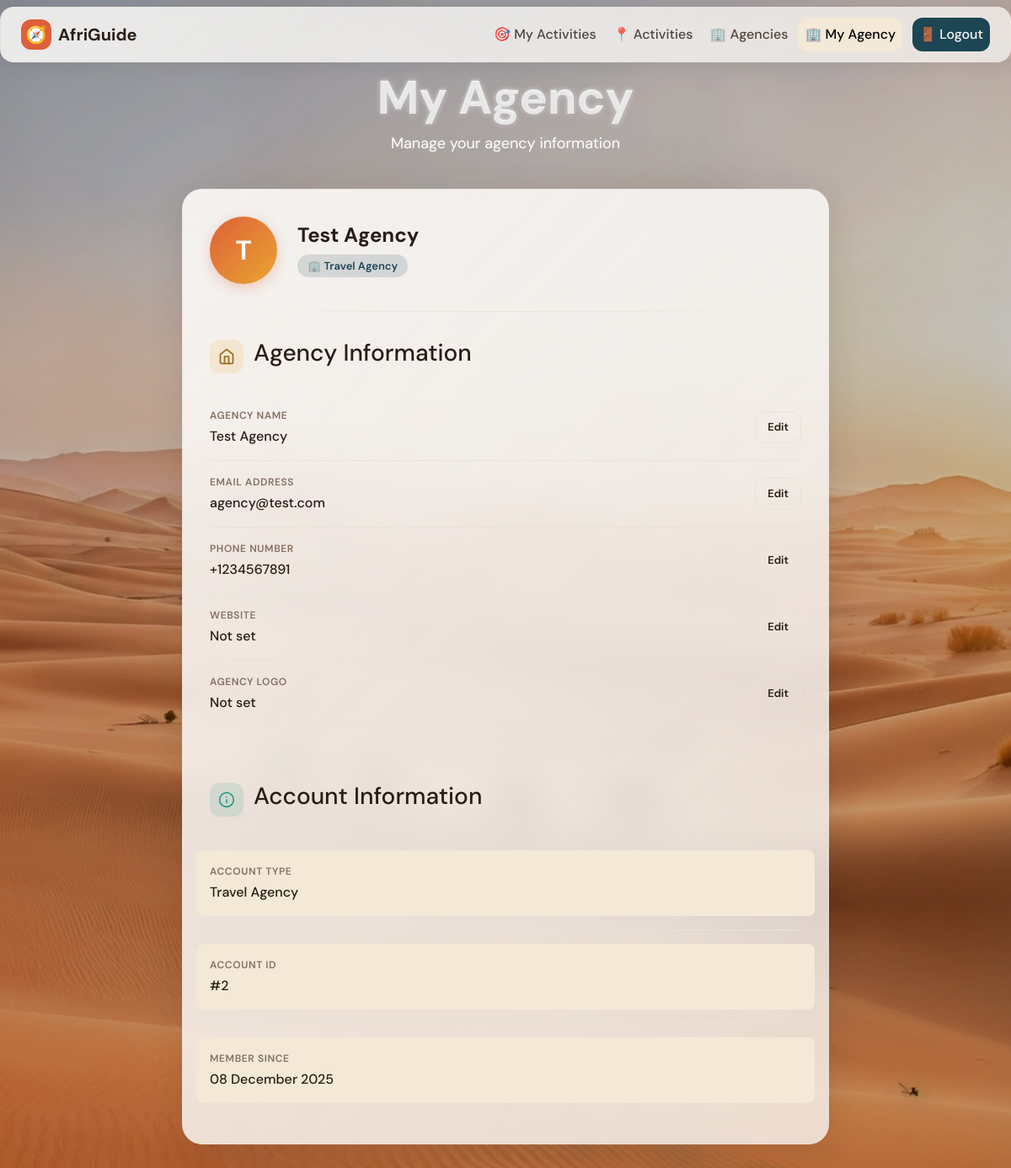
The page /profile (signed in) on the database its author committed.
### app/models.py (models this page shows, shortened)
class User(db.Model):  # niet van BaseModel erven omdat created_at/updated_at anders niet matchen
    __tablename__ = 'User'
    user_id = db.Column(db.BigInteger, primary_key=True)
    name = db.Column(db.Text, nullable=True, name='Name')
    email = db.Column(db.Text, nullable=True, unique=True, name='Email')
    phone_number = db.Column(db.Text, nullable=True, name='Phone_Number')
    role = db.Column(user_role_enum, nullable=False, name='Role')
    created_at = db.Column(
        db.DateTime(timezone=True),
        nullable=False,
        name='created_at',
        default=datetime.utcnow,
    )
    trips = db.relationship('Trip', backref='user', lazy=True)

### app/routes.py (the view, shortened to what this page needs)
@main.route('/profile', methods=['GET', 'POST'])
def profile():
    if 'user_id' not in session:
        flash("You must be logged in to view your profile.", "error")
        return redirect(url_for('main.login'))
    user = User.query.get(session['user_id'])
    if not user:
        flash("User not found.", "error")
        return redirect(url_for('main.login'))
    agency = None
    if user.role == 'AGENCY':
        agency = TravelAgency.query.filter_by(user_id=user.user_id).first()
    trip_count = 0
    if user.role == 'TRAVELLER':
        trip_count = Trip.query.filter_by(user_id=user.user_id).count()
    return render_template('profile.html', user=user, agency=agency, trip_count=trip_count)

### app/templates/profile.html (shortened to what this page needs)
<!DOCTYPE html>
<html lang="en">
{% set page_title = 'My Agency' if user.role == 'AGENCY' else 'My Account' %}
{% include 'partials/_head.html' %}
<body>
  {% include 'partials/_navbar.html' %}
  {% set header_title = '<span class="text-gradient">' + ('My Agency' if user.role == 'AGENCY' else 'My Account') + '</span>' %}
  {% set header_subtitle = 'Manage your agency information' if user.role == 'AGENCY' else 'Manage your personal information' %}
  {% include 'partials/_page_header.html' %}
  <div class="container narrow">
    <div class="glass-card animate-fade-in delay-1">
      <div class="profile-header">
        <div class="profile-avatar-large">
          {{ user.name[0]|upper if user.name else 'U' }}
        </div>
        <div class="profile-header-info">
          <h2>{{ user.name or 'User' }}</h2>
          <span class="profile-role-badge {% if user.role == 'AGENCY' %}agency{% else %}traveller{% endif %}">
            {% if user.role == 'AGENCY' %}🏢 Travel Agency{% else %}🧭 Traveller{% endif %}
          </span>
        </div>
      </div>
      <div class="divider"></div>
      <div class="section-header">
        <div style="display: flex; align-items: center; gap: 0.75rem;">
          {% if user.role == 'AGENCY' %}
          <div class="section-icon gold">
            <svg width="20" height="20" viewBox="0 0 24 24" fill="none" stroke="currentColor" stroke-width="2" stroke-linecap="round" stroke-linejoin="round">
              <path d="M3 9l9-7 9 7v11a2 2 0 0 1-2 2H5a2 2 0 0 1-2-2z"></path>
              <polyline points="9 22 9 12 15 12 15 22"></polyline>
            </svg>
          </div>
          <h3>Agency Information</h3>
          {% endif %}
        </div>
      </div>
      <div class="profile-field" id="field-name">
        <div class="profile-field-view">
          <div class="profile-field-info">
            <label class="form-label">{% if user.role == 'AGENCY' %}Agency Name{% else %}Full Name{% endif %}</label>
            <div class="profile-field-value">{{ user.name or 'Not set' }}</div>
          </div>
          <button type="button" class="btn btn-outline btn-sm" onclick="editField('name')">Edit</button>
        </div>
      </div>
      <div class="profile-field" id="field-email">
        <div class="profile-field-view">
          <div class="profile-field-info">
            <label class="form-label">Email Address</label>
            <div class="profile-field-value">{{ user.email or 'Not set' }}</div>
          </div>
          <button type="button" class="btn btn-outline btn-sm" onclick="editField('email')">Edit</button>
        </div>
      </div>
      <div class="profile-field" id="field-phone">
        <div class="profile-field-view">
          <div class="profile-field-info">
            <label class="form-label">Phone Number</label>
            <div class="profile-field-value">{{ user.phone_number or 'Not set' }}</div>
          </div>
          <button type="button" class="btn btn-outline btn-sm" onclick="editField('phone')">Edit</button>
        </div>
      </div>
      {% if user.role == 'AGENCY' and agency %}
      <div class="profile-field" id="field-website">
        <div class="profile-field-view">
          <div class="profile-field-info">
            <label class="form-label">Website</label>
            <div class="profile-field-value">
              {% if agency.website %}
                <a href="{{ agency.website }}" target="_blank" style="color: var(--primary); text-decoration: none;">{{ agency.website }}</a>
              {% else %}
                Not set
              {% endif %}
            </div>
          </div>
          <button type="button" class="btn btn-outline btn-sm" onclick="editField('website')">Edit</button>
        </div>
      </div>
      <div class="profile-field" id="field-logo">
        <div class="profile-field-view">
          <div class="profile-field-info">
            <label class="form-label">Agency Logo</label>
            <div class="profile-field-value">
              {% if agency.contact_info %}
                <img src="{{ agency.contact_info|logo_url }}" alt="Agency Logo" style="max-height: 60px; border-radius: 0.5rem;" onerror="this.style.display='none'; this.nextElementSibling.style.display='inline';">
                <span style="display: none;">Logo uploaded</span>
              {% else %}
                Not set
              {% endif %}
            </div>
          </div>
          <button type="button" class="btn btn-outline btn-sm" onclick="editField('logo')">Edit</button>
        </div>
      </div>
      {% endif %}
      <div class="divider"></div>
      <div class="section-header">
        <div style="display: flex; align-items: center; gap: 0.75rem;">
          <div class="section-icon teal">
            <svg width="20" height="20" viewBox="0 0 24 24" fill="none" stroke="currentColor" stroke-width="2" stroke-linecap="round" stroke-linejoin="round">
              <circle cx="12" cy="12" r="10"></circle>
              <line x1="12" y1="16" x2="12" y2="12"></line>
              <line x1="12" y1="8" x2="12.01" y2="8"></line>
            </svg>
          </div>
          <h3>Account Information</h3>
        </div>
      </div>
      <div class="profile-field">
        <div class="profile-field-view readonly">
          <div class="profile-field-info">
            <label class="form-label">Account Type</label>
            <div class="profile-field-value">{{ 'Travel Agency' if user.role == 'AGENCY' else 'Traveller' }}</div>
          </div>
        </div>
      </div>
      <div class="profile-field">
        <div class="profile-field-view readonly">
          <div class="profile-field-info">
            <label class="form-label">Account ID</label>
            <div class="profile-field-value">#{{ user.user_id }}</div>
          </div>
        </div>
      </div>
      <div class="profile-field">
        <div class="profile-field-view readonly">
          <div class="profile-field-info">
            <label class="form-label">Member Since</label>
            <div class="profile-field-value">{{ user.created_at.strftime('%d %B %Y') if user.created_at else 'N/A' }}</div>
          </div>
        </div>
      </div>
    </div>
  </div>
</body>
</html>

### app/templates/partials/_head.html (shortened to what this page needs)
<head>
  <link href="https://cdn.jsdelivr.net/npm/bootstrap@5.3.2/dist/css/bootstrap.min.css" rel="stylesheet">
  <link rel="stylesheet" href="{{ url_for('static', filename='css/base.css') }}">
</head>

### app/templates/partials/_navbar.html (shortened to what this page needs)
<nav class="navbar navbar-expand-md">
  <div class="nav-inner container-fluid">
    <a href="{{ url_for('main.home') }}" class="logo">
      <div class="logo-icon">🧭</div>
      <span>AfriGuide</span>
    </a>
    <div class="collapse navbar-collapse" id="navbarNav">
      <ul class="navbar-nav ms-auto">
        {% set user_obj = user if user is defined else current_user if current_user is defined else none %}
        {% set is_agency_user = (user_obj and user_obj.role == 'AGENCY') or (is_agency is defined and is_agency) %}
        {% if is_agency_user %}
        <li class="nav-item"><a class="nav-link{% if request.endpoint == 'main.my_activities' %} active{% endif %}" href="{{ url_for('main.my_activities') }}">🎯 My Activities</a></li>
        {% endif %}
        <li class="nav-item"><a class="nav-link{% if request.endpoint == 'main.activities' %} active{% endif %}" href="{{ url_for('main.activities') }}">📍 Activities</a></li>
        <li class="nav-item"><a class="nav-link{% if request.endpoint == 'main.agencies' %} active{% endif %}" href="{{ url_for('main.agencies') }}">🏢 Agencies</a></li>
        {% if user_obj %}
        <li class="nav-item"><a class="nav-link{% if request.endpoint == 'main.profile' %} active{% endif %}" href="{{ url_for('main.profile') }}">{% if is_agency_user %}🏢 My Agency{% else %}👤 Account{% endif %}</a></li>
        <li class="nav-item"><a class="nav-link btn-logout" href="{{ url_for('main.logout') }}">🚪 Logout</a></li>
        {% endif %}
      </ul>
    </div>
  </div>
</nav>

### app/templates/partials/_page_header.html
<div class="page-header">
  <h1>
    {% if header_title %}
      {{ header_title|safe }}
    {% else %}
      <span class="text-gradient">{{ default_title|default('Page') }}</span>
    {% endif %}
  </h1>
  {% if header_subtitle %}
    <p>{{ header_subtitle }}</p>
  {% endif %}
</div>

### rows shown on the page
User: Name "T", Name "Test Agency", Email "agency@test.com", Phone_Number "+1234567891", Role "Travel Agency", user_id "2", created_at "08 December 2025"

### other values the page prints
{{ header_title|safe }} "My Agency"
{{ header_subtitle }} "Manage your agency information"
